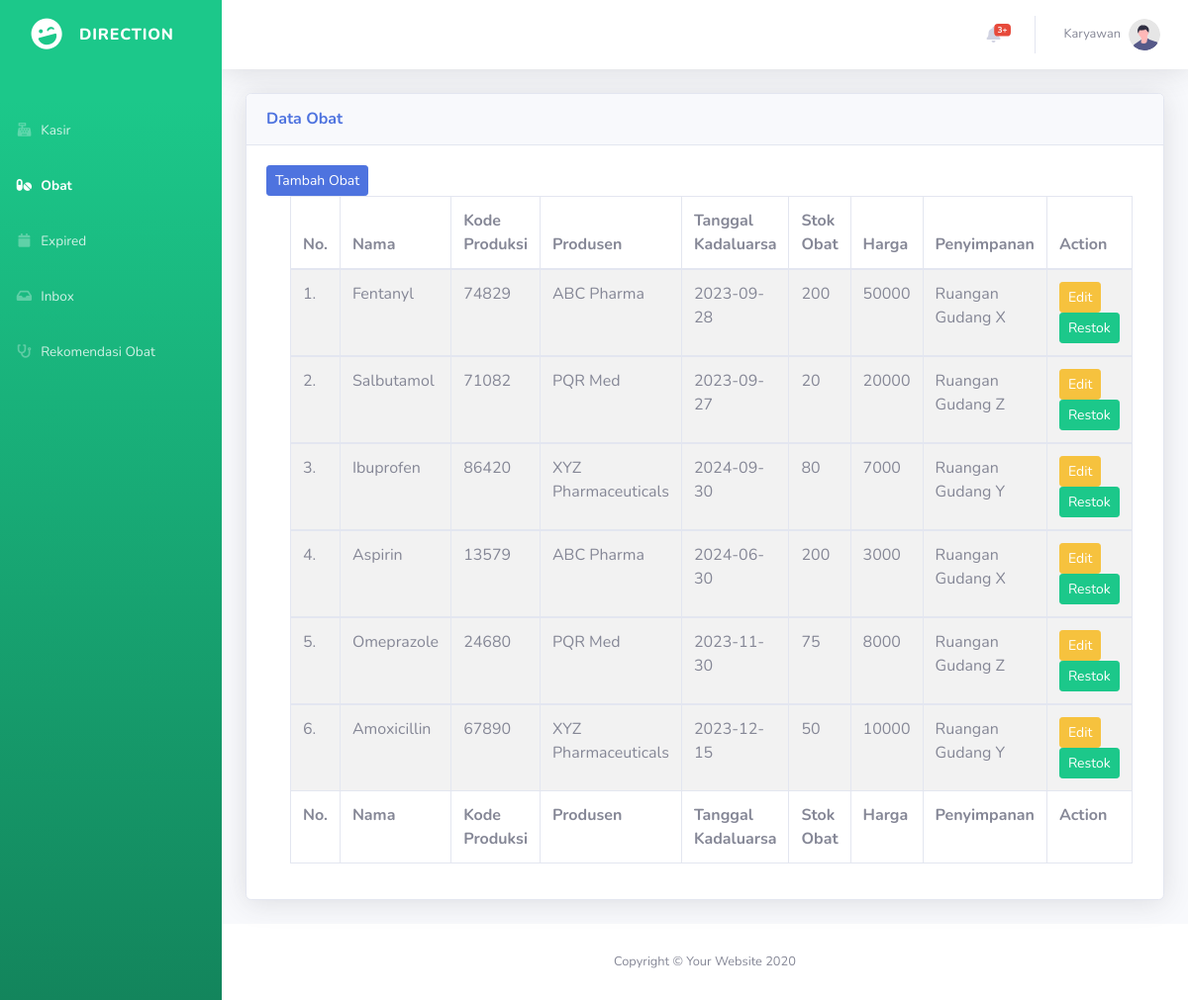
/obatKaryawan.php, run on an earlier commit of the app's database.
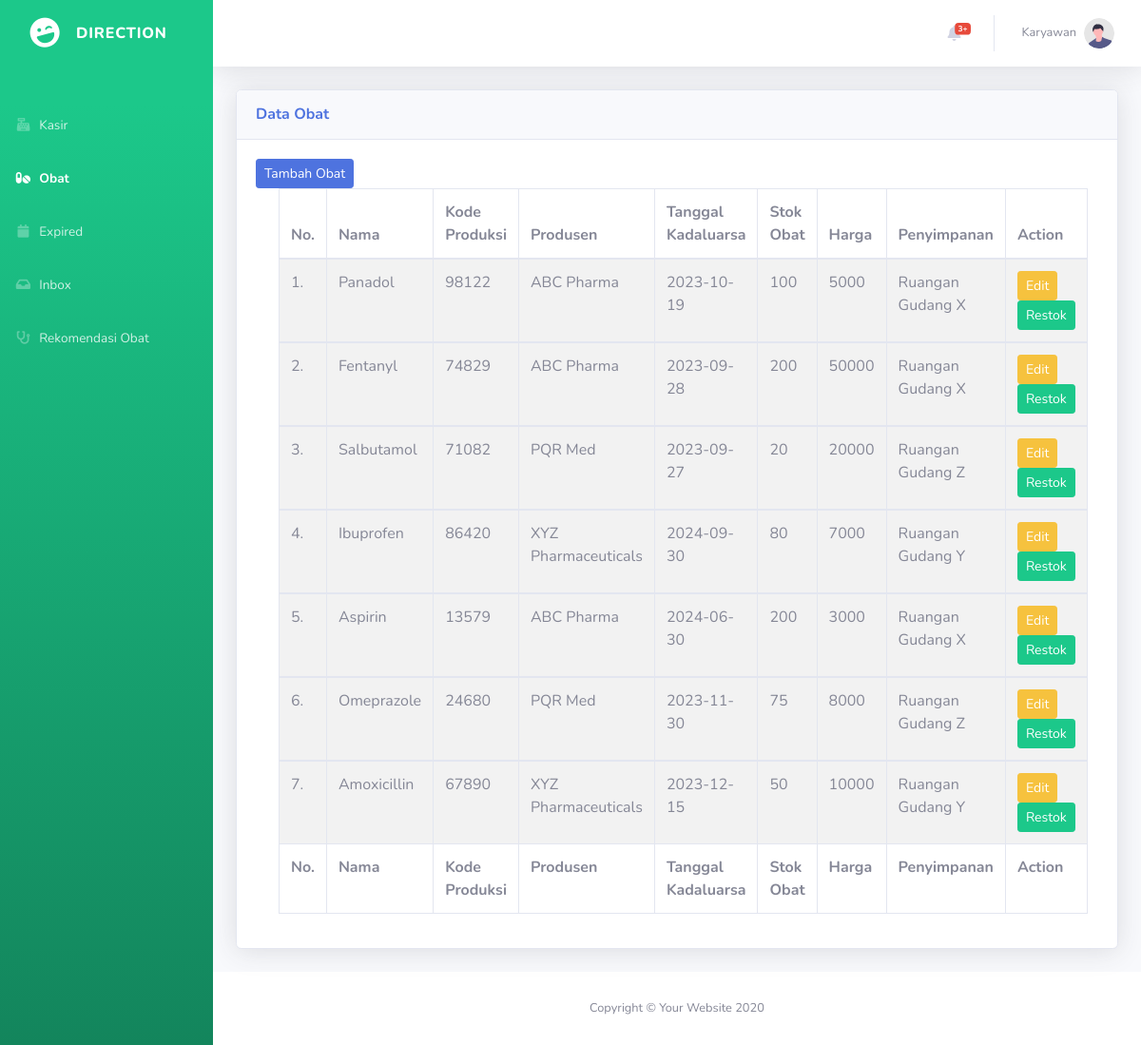
And on a later commit of the database.
### tables this page shows
CREATE TABLE `obat` (
  `ID_Obat` int(11) NOT NULL,
  `Nama_Obat` varchar(100) DEFAULT NULL,
  `Harga_Satuan` int(10) DEFAULT NULL,
  `Stok` int(11) DEFAULT NULL,
  `kode_produksi` varchar(255) DEFAULT NULL,
  `kadaluarsa` date DEFAULT NULL,
  `produsen` varchar(255) DEFAULT NULL,
  `penyimpanan` varchar(100) DEFAULT NULL,
  `id_apotek` int(11) DEFAULT NULL
);

### obatKaryawan.php (the view, shortened to what the changed rows need)
<!DOCTYPE html>
<html lang="en">
<head>
    <link href="vendor/fontawesome-free/css/all.min.css" rel="stylesheet" type="text/css">
    <link href="css/sb-admin-2.min.css" rel="stylesheet">
    <link href="vendor/datatables/dataTables.bootstrap4.min.css" rel="stylesheet">
</head>
<body id="page-top">
    <div id="wrapper">
        <div id="content-wrapper" class="d-flex flex-column">
            <div id="content">
                <div class="container-fluid">
                    <div class="card shadow mb-4">
                        <div class="card-body">
                            <div class="table-responsive">
                                <div class="container">
                                    <table id="example" class="table table-striped table-bordered" style="width:100%">
                                        <thead>
                                            <tr>
                                                <th>No.</th>
                                                <th>Nama</th>
                                                <th>Kode Produksi</th>
                                                <th>Produsen</th>
                                                <th>Tanggal Kadaluarsa</th>
                                                <th>Stok Obat</th>
                                                <th>Harga</th>
                                                <th>Penyimpanan</th>
                                                <th>Action</th>
                                            </tr>
                                        </thead>
                                        <tbody>
                                            <?php
                                            include 'koneksi.php';
                                            $no=1;
                                            $obat = mysqli_query($koneksi, "SELECT * FROM obat WHERE kadaluarsa > CURRENT_DATE() Order by id_obat desc;");
                                            while($row = mysqli_fetch_array($obat)){?>
                                                <tr>
                                                    <td><?php echo $no++ ; ?>.</td>
                                                    <td><?php echo $row["Nama_Obat"]; ?></td>
                                                    <td><?php echo $row["kode_produksi"]; ?></td>
                                                    <td><?php echo $row["produsen"]; ?></td>
                                                    <td><?php echo $row["kadaluarsa"]; ?></td>
                                                    <td><?php echo $row["Stok"]; ?></td>
                                                    <td><?php echo $row["Harga_Satuan"]; ?></td>
                                                    <td><?php echo "Ruangan " . $row["penyimpanan"]; ?></td>
                                                    <td>
                                                        <button type="button" class="btn btn-warning btn-sm" data-bs-toggle="modal" data-bs-target="#modalUbah<?=$row["ID_Obat"] ?>">
                                                        Edit
                                                        </button>
                                                        <button type="button" class="btn btn-success btn-sm" data-bs-toggle="modal" data-bs-target="#modalRestok<?=$row["ID_Obat"] ?>">
                                                            Restok
                                                        </button>
                                                    </td>
                                                </tr>
                                        </tbody>
                                        <?php
                                            }
                                            ?>
                                        <tfoot>
                                            <tr>
                                                <th>No.</th>
                                                <th>Nama</th>
                                                <th>Kode Produksi</th>
                                                <th>Produsen</th>
                                                <th>Tanggal Kadaluarsa</th>
                                                <th>Stok Obat</th>
                                                <th>Harga</th>
                                                <th>Penyimpanan</th>
                                                <th>Action</th>
                                            </tr>
                                        </tfoot>
                                    </table>
                                </div>
                            </div>
                        </div>
                    </div>
                </div>
            </div>
        </div>
    </div>
</body>
</html>

What changed in the data, as far as the page shows it:
added obat: Nama_Obat "Panadol", kode_produksi "98122", produsen "ABC Pharma", kadaluarsa "2023-10-19", Stok "100", Harga_Satuan "5000", penyimpanan "Gudang X"
